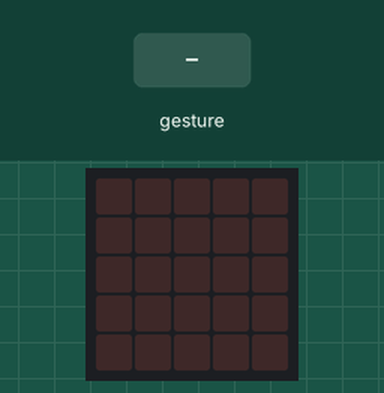
Recording of a program running on a simulated BBC micro:bit (MakeCode). Shown: the board's 5×5 LED display. Inputs (shaded band) come from the test bench. Random numbers come from a fixed seed; a tilt is held for 1.5 s and a shake lasts 1 s, then the board lies face up again.

Above: at 1.2 s.
1.3 s: gesture 'shake'
At 2.7 s:
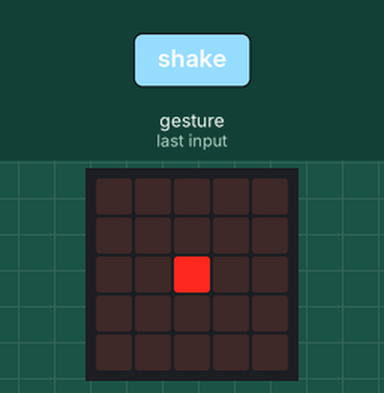
3.0 s: gesture 'shake'
At 4.1 s:
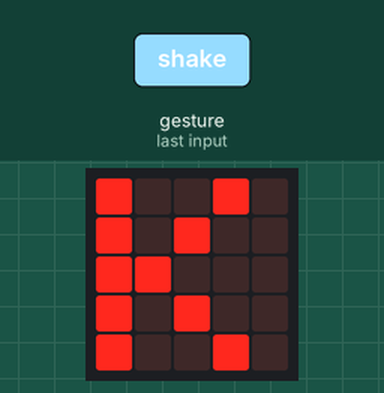
Timing chart, 0 to 6.0 s (numbered marks = the images above; inputs shaded):
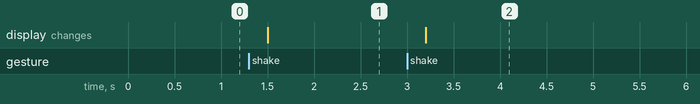

The program:

main.ts
```typescript
let szám = 0
input.onGesture(Gesture.Shake, function () {
    szám = randint(0, 2)
    if (szám == 0) {
        basic.showLeds(`
            . . . . .
            . . . . .
            . . # . .
            . . . . .
            . . . . .
            `)
    } else if (szám == 1) {
        basic.showLeds(`
            # # # # #
            # . . . #
            # . . . #
            # . . . #
            # # # # #
            `)
    } else {
        basic.showLeds(`
            # . . # .
            # . # . .
            # # . . .
            # . # . .
            # . . # .
            `)
    }
})
```

test.ts
```typescript
// ide kerülnek a tesztek; a rendszer ezt nem kompilálja, ha a csomagot bővítményként használják.
```

Measured:
- after the input at 1.3 s, the display: changes after 0.20 s (image 1)
- after the input at 3.0 s, the display: changes after 0.20 s (image 2)
